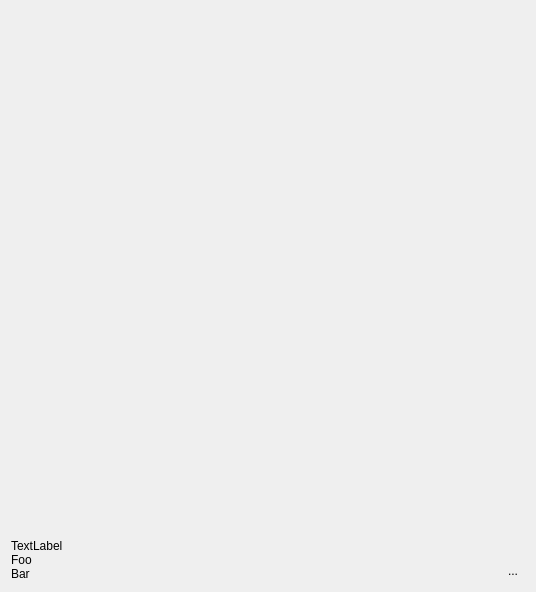
<?xml version="1.0" encoding="UTF-8"?>
<ui version="4.0">
 <class>PublishThumb</class>
 <widget class="QWidget" name="PublishThumb">
  <property name="geometry">
   <rect>
    <x>0</x>
    <y>0</y>
    <width>536</width>
    <height>592</height>
   </rect>
  </property>
  <property name="windowTitle">
   <string>Form</string>
  </property>
  <layout class="QGridLayout" name="gridLayout">
   <item row="0" column="0" colspan="2">
    <widget class="QLabel" name="thumbnail">
     <property name="text">
      <string/>
     </property>
     <property name="pixmap">
      <pixmap resource="resources.qrc">:/res/sg_item_loading.png</pixmap>
     </property>
     <property name="scaledContents">
      <bool>true</bool>
     </property>
     <property name="alignment">
      <set>Qt::AlignCenter</set>
     </property>
    </widget>
   </item>
   <item row="1" column="0">
    <widget class="QLabel" name="label">
     <property name="text">
      <string>TextLabel
Foo
Bar</string>
     </property>
     <property name="alignment">
      <set>Qt::AlignBottom|Qt::AlignLeading|Qt::AlignLeft</set>
     </property>
    </widget>
   </item>
   <item row="1" column="1">
    <layout class="QVBoxLayout" name="verticalLayout">
     <item>
      <spacer name="verticalSpacer">
       <property name="orientation">
        <enum>Qt::Vertical</enum>
       </property>
       <property name="sizeHint" stdset="0">
        <size>
         <width>20</width>
         <height>40</height>
        </size>
       </property>
      </spacer>
     </item>
     <item>
      <widget class="QToolButton" name="button">
       <property name="text">
        <string>...</string>
       </property>
       <property name="icon">
        <iconset resource="resources.qrc">
         <normaloff>:/res/down_arrow.png</normaloff>:/res/down_arrow.png</iconset>
       </property>
       <property name="autoRaise">
        <bool>true</bool>
       </property>
      </widget>
     </item>
    </layout>
   </item>
  </layout>
 </widget>
 <resources>
  <include location="resources.qrc"/>
 </resources>
 <connections/>
</ui>
